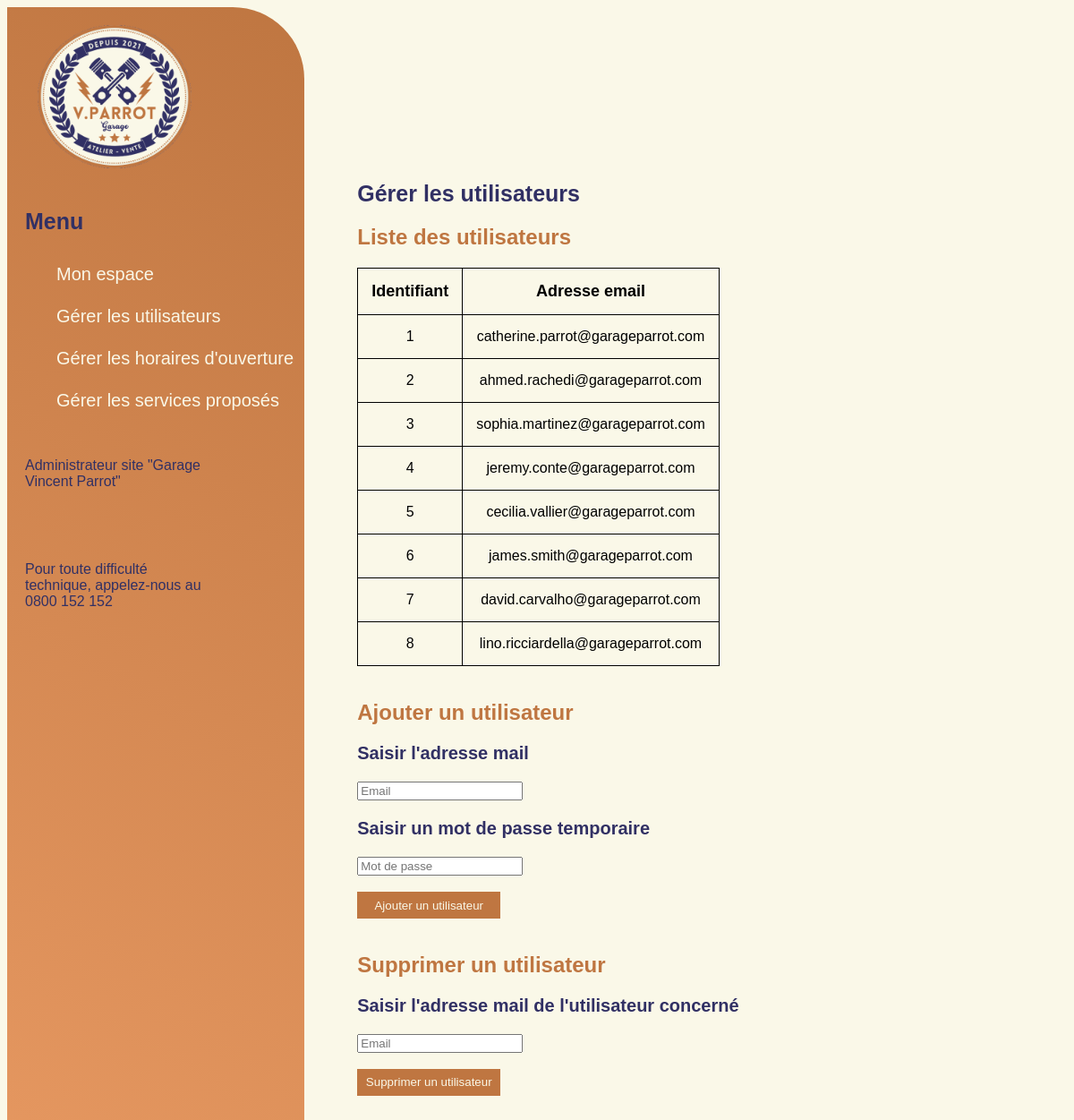
/admin/users.php, run on the app's committed database.
### tables this page shows
CREATE TABLE employee
(
    idEmployee INT (11) PRIMARY KEY NOT NULL AUTO_INCREMENT ,
    email_employee VARCHAR (50) NOT NULL UNIQUE, 
    password_employee VARCHAR (50) NOT NULL,
    idAdmin INT(11) NOT NULL,
    FOREIGN KEY (idAdmin) REFERENCES administrator(idAdmin)
);

### lib/user.php (called while the page is built, shortened)
<?php
function getUsers(PDO $pdo, int $limit = null):array
{
    $sql = "SELECT * FROM employee ORDER BY idEmployee ASC";
    $query = $pdo->prepare($sql);
    $query-> execute();
    $users = $query->fetchAll(PDO::FETCH_ASSOC);
    return $users;
}

### admin/users.php (the view, shortened to what this page needs)
<?php
    require_once '../lib/pdo.php';
    require_once '../lib/user.php';
    require_once 'templates/header.php';
$users = getUsers($pdo);
?>
    <div class="admin-users">
        <h1>Gérer les utilisateurs</h1>
            <h2>Liste des utilisateurs</h2>
                <table>
                    <thead>
                        <tr>
                            <th scope="col">Identifiant</th>
                            <th scope="col">Adresse email</th>
                        </tr>
                    </thead>
                    <tbody>
                        <?php
                            foreach ($users as $user) { ?>
                            <tr>
                                <td><?=$user["idEmployee"];?></td>
                                <td><?=$user["email_employee"];?></td>
                            </tr>
                        <?php } ?>
                    </tbody>
                </table>
            <br>
            <form class="box" action="" method="POST">
                <h2>Ajouter un utilisateur</h2>
                    <h3>Saisir l'adresse mail</h3>
                        <input type="text" class="box-input" name="email" placeholder="Email" required />
                    <h3>Saisir un mot de passe temporaire</h3>
                        <input type="password" class="box-input" name="password" placeholder="Mot de passe" required />
                    <br>
                    <br>
                    <input class="input-button" type="submit" name="addUser" value="Ajouter un utilisateur" class="button" />
            </form>
            <br>
            <form class="box" action="" method="POST">
                <h2>Supprimer un utilisateur</h2>
                    <h3>Saisir l'adresse mail de l'utilisateur concerné</h3>
                        <input type="text" class="box-input" name="email_employee" placeholder="Email" required />
                        <br>
                        <br>
                        <input class="input-button" type="submit" name="deleteUser" value="Supprimer un utilisateur" class="button" />
            </form>
    </div>
</body>
</html>

### assets/css/users.css (style rules this page uses)
body { background-color: #FAF8E8 ; }
h1 { font-family: "Stars & Love Bottom Heavy", sans-serif; color: #313064; font-size: 25px; }
h2 { font-family: "Lovelo-Black", sans-serif; color: #BF7641; }
h3 { font-family: 'TT Chocolates', sans-serif; color : #313064 ; font-size: 20px; }
.body-users { display: flex; flex-direction: row; }
.input-button { background-color:#BF7641; color :#FAF8E8; width: 160px; height: 30px; font-family: 'TT Chocolates', sans-serif; border: none; }
.accueil-admin,.admin-services, .admin-users, .admin-openings, .accueil-employe, .employe-cars, .employe-msgs, .employe-reviews { margin-top: 15%; margin-left: 5%; margin-bottom: 5%; margin-right: 20px; }
table { font-family: 'TT Chocolates', sans-serif; width: 300px; border-collapse: collapse; text-align: center; }
th { font-size: 18px; }
th, td { border : 1px solid black; padding : 15px; }

### data on the page
employee: idEmployee "1", email_employee "catherine.parrot@garageparrot.com"
employee: idEmployee "2", email_employee "ahmed.rachedi@garageparrot.com"
employee: idEmployee "3", email_employee "sophia.martinez@garageparrot.com"
employee: idEmployee "4", email_employee "jeremy.conte@garageparrot.com"
employee: idEmployee "5", email_employee "cecilia.vallier@garageparrot.com"
employee: idEmployee "6", email_employee "james.smith@garageparrot.com"
employee: idEmployee "7", email_employee "david.carvalho@garageparrot.com"
employee: idEmployee "8", email_employee "lino.ricciardella@garageparrot.com"
